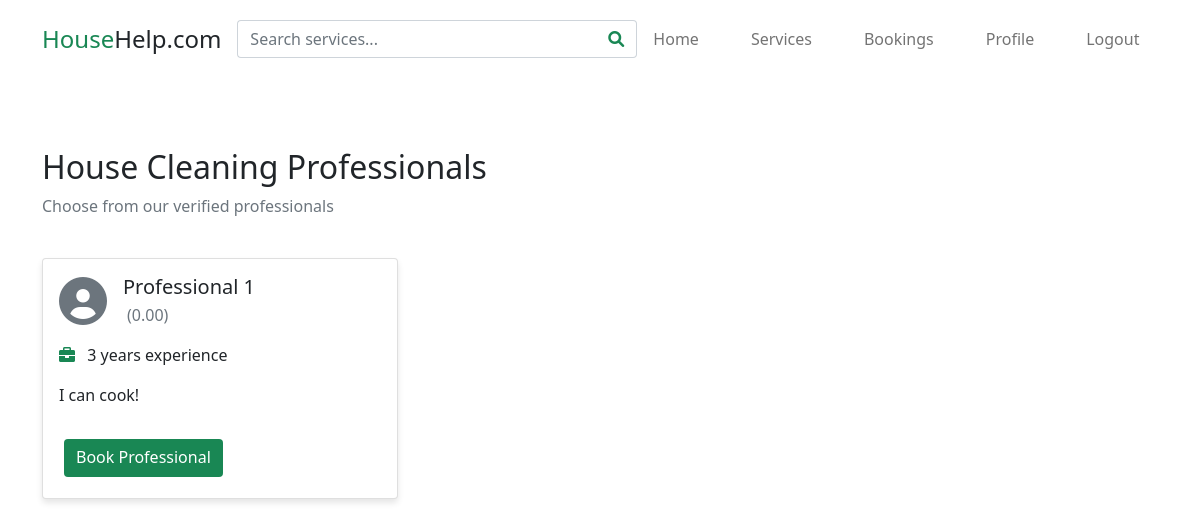
The app's page /service/1/professionals (signed in) with its own data.
### applications/models.py (models this page shows, shortened)
class Service(db.Model):
    __tablename__ = 'services'
    service_id = db.Column(db.Integer, primary_key=True)
    name = db.Column(db.String(100), nullable=False)
    description = db.Column(db.Text)
    base_price = db.Column(db.Numeric(10, 2), nullable=False)
    estimated_time = db.Column(db.Integer, nullable=False)  # in minutes
    is_active = db.Column(db.Boolean, default=True)
    created_at = db.Column(db.DateTime, default=datetime.utcnow)
    professionals = db.relationship('Professional', backref='service')
    service_requests = db.relationship('ServiceRequest', backref='service')

class Professional(db.Model):
    __tablename__ = 'professionals'
    professional_id = db.Column(db.Integer, primary_key=True)
    user_id = db.Column(db.Integer, db.ForeignKey('users.user_id'), nullable=False)
    full_name = db.Column(db.String(255), nullable=False)
    phone = db.Column(db.String(20), nullable=False)
    service_id = db.Column(db.Integer, db.ForeignKey('services.service_id'))
    experience_years = db.Column(db.Integer)
    description = db.Column(db.Text)
    is_verified = db.Column(db.Boolean, default=False)
    average_rating = db.Column(db.Numeric(3, 2), default=0)
    document_url = db.Column(db.Text)
    service_requests = db.relationship('ServiceRequest', backref='professional')
    availability = db.relationship('ProfessionalAvailability', backref='professional')
    reviews = db.relationship('Review', backref='professional')

### applications/routes.py (the view)
@auth.route('/service/<int:service_id>/professionals')
def service_professionals(service_id):
    if 'customer_id' not in session:
        return redirect(url_for('auth.customer_login'))
    service = Service.query.get_or_404(service_id)
    professionals = Professional.query.filter_by(
        service_id=service_id,
        is_verified=True
    ).join(User).filter(User.is_active == True).all()
    return render_template('service_professionals.html',
                         service=service,
                         professionals=professionals)

### templates/service_professionals.html (shortened to what this page needs)
{% extends "base_customer.html" %}
{% block content %}
<div class="container mt-5 pt-4">
    <div class="row mb-4">
        <div class="col">
            <h2>{{ service.name }} Professionals</h2>
            <p class="text-muted">Choose from our verified professionals</p>
        </div>
    </div>
    {% if professionals %}
    <div class="row">
        {% for professional in professionals %}
        <div class="col-md-4 mb-4">
            <div class="card h-100">
                <div class="card-body">
                    <div class="d-flex align-items-center mb-3">
                        <div class="professional-avatar me-3">
                            <i class="fas fa-user-circle fa-3x text-secondary"></i>
                        </div>
                        <div>
                            <h5 class="card-title mb-1">{{ professional.full_name }}</h5>
                            <div class="text-warning">
                                <span class="text-muted ms-1">({{ professional.average_rating }})</span>
                            </div>
                        </div>
                    </div>
                    <p class="card-text">
                        <i class="fas fa-briefcase text-success me-2"></i>
                        {{ professional.experience_years }} years experience
                    </p>
                    {% if professional.description %}
                    <p class="card-text">{{ professional.description }}</p>
                    {% endif %}
                    <a href="{{ url_for('auth.book_professional', professional_id=professional.professional_id) }}"
                       class="btn btn-primary mt-3">Book Professional</a>
                </div>
            </div>
        </div>
        {% endfor %}
    </div>
    {% else %}
    <div class="alert alert-info">
        No professionals available for this service at the moment.
    </div>
    {% endif %}
</div>
{% endblock %}

### static/styles.css (style rules this page uses)
body { font-family: 'Poppins', sans-serif; background-color: #f8f9fa; color: #000000; padding-top: 76px; }
.btn, .btn-primary { transition: all 0.3s ease; margin: 5px; border-radius: 5px; background-color: #198754 !important; color: #ffffff !important; outline: none !important; box-shadow: none !important; border: none !important; text-decoration: none; padding: 8px 20px; }
.card { background-color: #ffffff; border: none; border-radius: 10px; box-shadow: 0 4px 6px rgba(0, 0, 0, 0.1); }
.card-body { padding: 2rem; }
h2 { margin-bottom: 20px; }
a { color: #198754; text-decoration: none; }
.btn, .quick-guide h5 i { color: #198754; }
.form-control, .form-select, .btn { height: 38px; }

### records on screen
Service: name "House Cleaning"
Professional: full_name "Professional 1", average_rating "0.00", experience_years "3", description "I can cook!"
